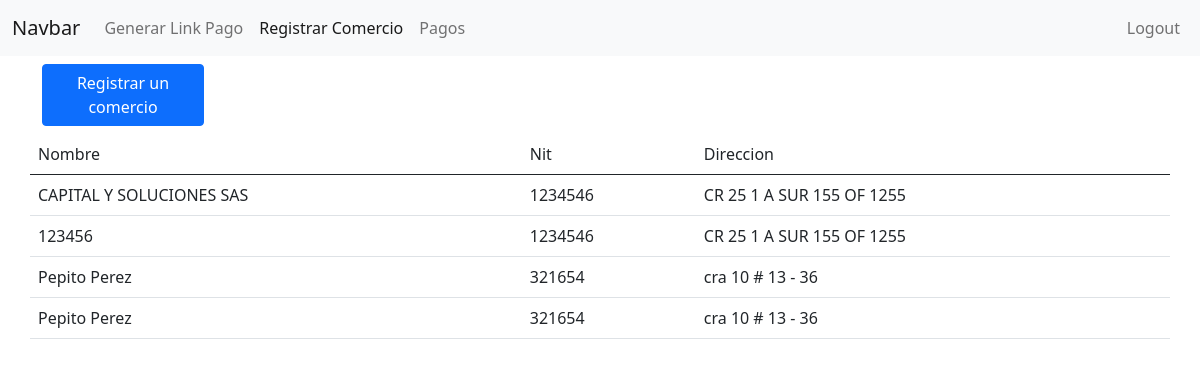
Page /index.php?controller=comercio&action=index (signed in) on the committed database.
### tables this page shows
CREATE TABLE `comercio` (
  `id` int(11) NOT NULL,
  `nombre` varchar(255) NOT NULL,
  `nit` varchar(15) NOT NULL,
  `direccion` varchar(100) NOT NULL
);

### index.php (called while the page is built, shortened)
<?php
if (isset($_GET['controller']) && isset($_GET['action'])) {
	$controller = $_GET['controller'];
	$action = $_GET['action'];
} else {
	session_destroy();
	$controller = 'usuario';
	$action = 'index';
}
require('Views/layout.php');

### Controllers/comercio_controller.php (called while the page is built, shortened)
<?php
class ComercioController
{
	public function index()
	{
		$comercios = Comercio::all();
		require_once('Views/comercio/index.php');
	}
}

### Models/comercio.php (called while the page is built, shortened)
<?php
class Comercio
{
	function __construct($id, $nombre, $nit, $direccion)
	{
		$this->nombre = $nombre;
		$this->nit = $nit;
		$this->direccion = $direccion;
	}
	public static function all()
	{
		$listaComercios = [];
		$db = Db::getConnect();
		$sql = $db->query('SELECT * FROM comercio');
		foreach ($sql->fetchAll() as $rol) {
			$listaComercios[] = new Comercio($rol['id'], $rol['nombre'], $rol['nit'], $rol['direccion']);
		}
		return $listaComercios;
	}
}

### Views/Comercio/index.php (the view, shortened to what this page needs)
<div class="row mb-2">
	<div class="col-2">
		<button type="button" class="btn btn-primary" data-bs-toggle="modal" data-bs-target="#exampleModal">
			Registrar un comercio
		</button>
	</div>
</div>
<table class="table table-hover">
	<thead>
		<tr>
			<td>Nombre</td>
			<td>Nit</td>
			<td>Direccion</td>
		</tr>
	</thead>
	<tbody>
		<?php
		foreach ($comercios as $comercio) { ?>
			<tr>
				<td><?php echo $comercio->nombre; ?></td>
				<td><?php echo $comercio->nit; ?></td>
				<td><?php echo $comercio->direccion; ?></td>
			</tr>
		<?php } ?>
	</tbody>
</table>

### Views/layout.php (shortened to what this page needs)
<!doctype html>
<html lang="es">
<head>
	<link href="https://cdn.jsdelivr.net/npm/bootstrap@5.0.0-beta1/dist/css/bootstrap.min.css" rel="stylesheet">
</head>
<body>
	<?php if (isset($_SESSION['user_id'])) { ?>
		<nav class="navbar navbar-expand-lg navbar-light bg-light mb-2">
			<div class="container-fluid ">
				<a class="navbar-brand" href="#">Navbar</a>
				<div class="collapse navbar-collapse" id="navbarNav">
					<ul class="navbar-nav">
						<li class="nav-item">
							<a class="nav-link <?php if ($controller == 'peticion_pago') echo 'active' ?>" href="?controller=peticion_pago&action=index">Generar Link Pago</a>
						</li>
						<li class="nav-item">
							<a class="nav-link <?php if ($controller == 'comercio') echo 'active' ?>" href="?controller=comercio&action=index">Registrar Comercio</a>
						</li>
						<li class="nav-item">
							<a class="nav-link <?php if ($controller == 'pago') echo 'active' ?>" href="?controller=pago&action=index">Pagos</a>
						</li>
					</ul>
				</div>
				<div class="d-flex">
					<ul class="navbar-nav">
						<li class="nav-item">
							<a class="nav-link " href="/">Logout</a>
						</li>
					</ul>
				</div>
			</div>
		</nav>
	<?php } ?>
	<div class="container">
		<div class="row">
			<?php require_once('routes.php'); ?>
		</div>
	</div>
</body>
</html>

### routes.php (shortened to what this page needs)
<?php
function call($controller, $action)
{
	switch ($controller) {
		case 'comercio':
			require_once('Models/comercio.php');
			$controller = new ComercioController();
			break;
	}
	$controller->{$action}();
}
$controllers = array(
	'usuario' => ['register', 'index', 'login'],
	'comercio' => ['index', 'register'],
	'peticion_pago' => ['index', 'register'],
	'pago' => ['token','index'],
);
if (array_key_exists($controller, $controllers)) {
	if (in_array($action, $controllers[$controller])) {
		call($controller, $action);
	} else {
		call('usuario', 'error');
	}
} else {
	call('usuario', 'error');
}

### rows in the picture
comercio: nombre "CAPITAL Y SOLUCIONES SAS", nit "1234546", direccion "CR 25 1 A SUR 155 OF 1255"
comercio: nombre "123456", nit "1234546", direccion "CR 25 1 A SUR 155 OF 1255"
comercio: nombre "Pepito Perez", nit "321654", direccion "cra 10 # 13 - 36"
comercio: nombre "Pepito Perez", nit "321654", direccion "cra 10 # 13 - 36"
